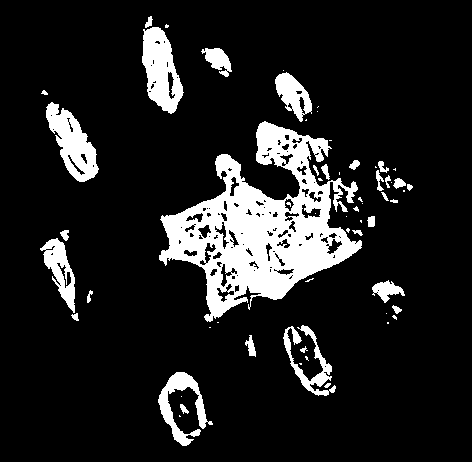
#> input picture contrastedSamples/image2.png, 472 x 462 px
$ python prepImage.py contrastedSamples/image2.png out.png
#> lines starting #> are read from the running program, lines starting #| are printed output that depends on the picture; after the words box and inside, x2 and y2 are one past the last pixel; in counts of white or black regions, pixels touching at a corner belong together
from PIL import Image
import sys
import numpy
import skimage

def grayscaleAverageContrast(original, threshold):
    image = original.copy()
    for i in range(image.size[0]): # for every pixel:
        for j in range(image.size[1]):
            pixel = image.getpixel((i, j))
            average = (pixel[0] + pixel[1] + pixel[2]) / 3
            if(average < threshold):
                image.putpixel((i, j), (0,0,0))
            else:
                image.putpixel((i, j), (255, 255, 255))
    return image

def isEdgeBlack(image):
    for i in range(image.size[0]): # for every pixel:
        for j in range(image.size[1]):
            iIsEdge = (i == 0) or (i == image.size[0] - 1)
            jIsEdge = (j == 0) or (j == image.size[1] - 1)
            if(iIsEdge or jIsEdge):
                pixel = image.getpixel((i, j))
                if(not (pixel == (0,0,0) or pixel == (0,0,0,255))):
                    return False
    return True

inputPath = sys.argv[1]
outputPath = sys.argv[2]

img = Image.open(inputPath)
#> img is the input picture: PIL image 472x462 P; 12.9% white; 61 white regions (30 under 20 px), largest, box (x1, y1, x2, y2) and area: (159, 121, 362, 322) 17105, (142, 27, 184, 114) 2207, (46, 102, 99, 182) 2060
img = img.resize((295,295), 0)
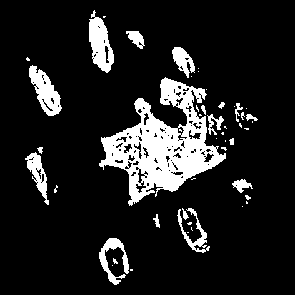
#> img: PIL image 295x295 P; 12.8% white; 49 white regions (31 under 20 px), largest, box (x1, y1, x2, y2) and area: (99, 77, 226, 206) 6681, (89, 10, 114, 73) 909, (29, 65, 62, 116) 824

threshold = 255
bestImage = None
while(threshold >= 0):
#> (the run stopped early here; a loop or call above may not have finished)

$ run again, on contrastedSamples/image4.png
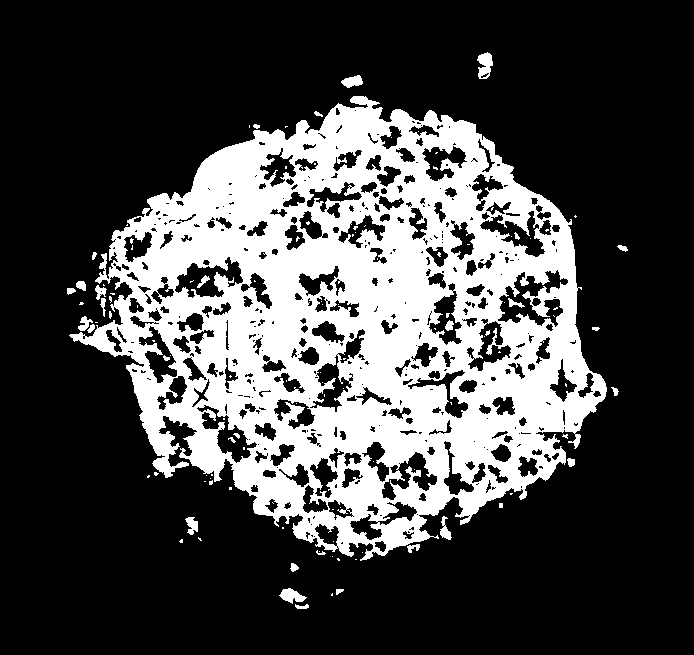
#> input picture contrastedSamples/image4.png, 694 x 655 px
#> img is the input picture: PIL image 694x655 P; 27.7% white; 117 white regions (85 under 20 px), largest, box (x1, y1, x2, y2) and area: (69, 96, 607, 561) 123214, (477, 52, 493, 79) 285, (279, 588, 307, 604) 245
#> `img = img.resize((295,295), 0)`:
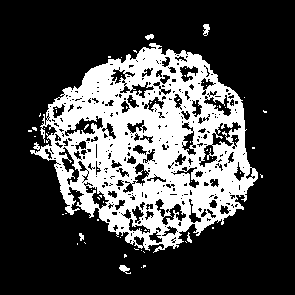
#> img: PIL image 295x295 P; 27.7% white; 66 white regions (60 under 20 px), largest, box (x1, y1, x2, y2) and area: (30, 43, 258, 253) 23716, (119, 265, 131, 274) 58, (203, 24, 210, 36) 55, (145, 34, 154, 40) 36, (187, 232, 192, 243) 28, (79, 233, 84, 241) 27
